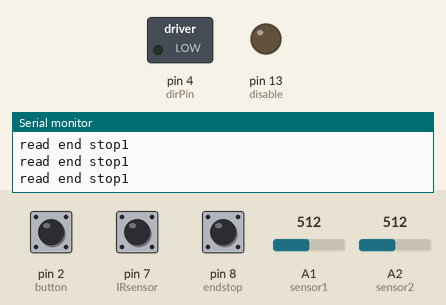
A sketch run on a simulated Arduino Uno, built with avr-gcc and run on an emulated ATmega328P. Shown: switched loads named in the sketch (green lamp = pin HIGH), output pins drawn as LEDs (lit = HIGH), the last lines printed to the serial monitor. Dashed ring = blinking. The test bench sets the inputs (shaded band); at power-on: pin 8 (endstop) HIGH, A1 (sensor1) = 512, pin 7 (IRsensor) LOW, pin 2 (button) HIGH, A2 (sensor2) = 512.

Above: at 0.8 s.
0.9 s: pin 8 (endstop) pulled LOW for 0.15 s
At 3.1 s:
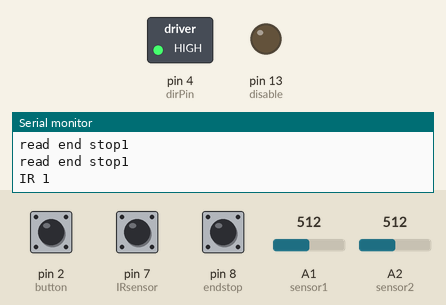
3.4 s: A1 (sensor1) set to 743
4.9 s: A1 (sensor1) set to 762
At 5.5 s:
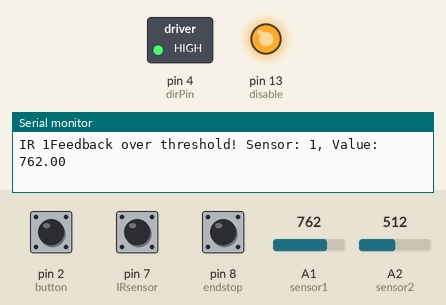
6.4 s: pin 7 (IRsensor) driven HIGH
At 7.6 s:
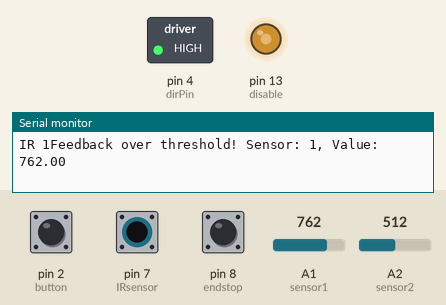
7.9 s: pin 7 (IRsensor) driven LOW
At 9.1 s:
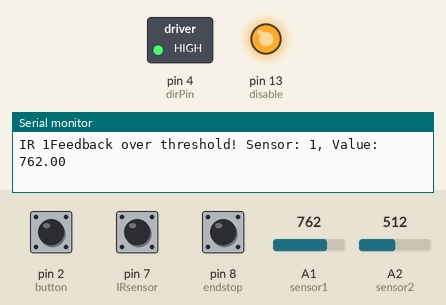
9.4 s: pin 7 (IRsensor) pulsed HIGH 2 times (0.12 s each, 0.3 s apart)
At 9.66 s:
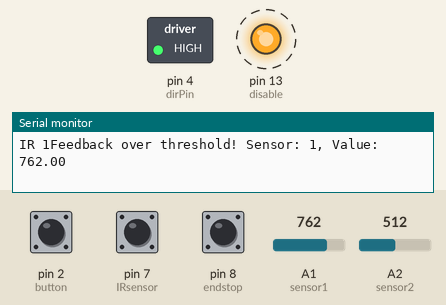
Timing chart, 0 to 12.4 s (numbered marks = the images above; inputs shaded):
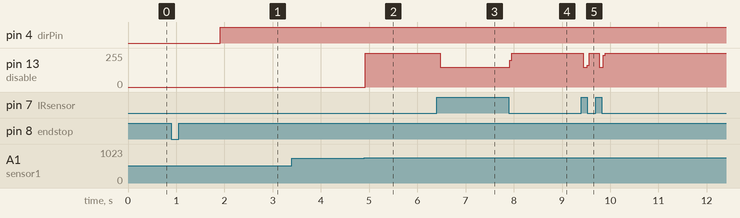

The sketch:

futurice-piston-hand.ino
```cpp
// #### PINS ####
// Pins for motor control
int motorPin = 12;
int disable = 13;     // activate so that the motor does not run when it is at idle state
int dirPin = 4;       // dir = 0 for openning the hand, dir = 1 for closing the hand

// Pin number for the activation button
int button = 2;

// Pin numbers for the sensors and endstops
int sensor1 = A1;     // pressure sensor
int sensor2 = A2;     //pressure sensor

int endstop = 8;
int IRsensor = 7;


bool grasped = false; // indicator if the hand is running

// #### PARAMETERS ####
// Min and max and position of motor (unused for now)
int min = 0;
int max = 100;
int pos = 0;

// Step size and delay. Increase step and/or lower delay for faster movement.
int step = 10;
int wait = 2;
bool calibrated = false;

// Pressure sensor threshold (in newtons)
double pressureThreshold = 750;

bool dir = false;
bool closed = false;      // for tracking if claw is now closed or open.
bool idleState = false;   // The piston is at an offset position from the bottom.

void setup() {
  // Init serial for debugging
  Serial.begin(9600);

  // Set pinmodes for led, button and sensors
  pinMode(button,INPUT_PULLUP);
  pinMode(dirPin, OUTPUT);
  pinMode(LED_BUILTIN,OUTPUT);
  pinMode(sensor1,INPUT);
  pinMode(sensor2,INPUT);
  pinMode(endstop, INPUT_PULLUP);
  pinMode(IRsensor, INPUT);
  pinMode(disable, OUTPUT);
  calibrate();
  calibrated = true;
  digitalWrite(disable, true);
}

// Function for reading the pressure sensors' values.
// Return true if all readings below threshold, false if over
bool readPressureSensors(){
  double value = 0;
  for(int i = 1; i <= 2; i++){
    switch(i){
      case 1:
        value = analogRead(sensor1);
 //       Serial.print("Sensor value: "+ String(value)+" Pos: "+String(pos)+"\n");
        break;
      case 2:
        value = analogRead(sensor2);
        break;
    }
    // TODO: Do the required math/magic to change read value to something sensible
//    Serial.print("Sensor "+String(i)+" value: "+String(value)+"\n");
    if(value > pressureThreshold){
      Serial.print("Feedback over threshold! Sensor: "+String(i)+", Value: "+String(value)+"\n");
      return false;
    }
  }
  return true;
}

// Read the endstop status. Return false if piston should stop
bool readEndStops(){
  if(!digitalRead(endstop) && !dir){
    return false;
  }
  return true;
}

// Start grasping if an object is detected by the IR sensor. Return false if the piston should stop
bool readIRSensor(){
  if (!digitalRead(IRsensor)){
    return true;
  }
  return false;
}

// Implement feedback here, return false if fingers should stop
bool feedback(){
  if(!readPressureSensors()){
    grasped = 1;
    return false;
  }
  else if(!readEndStops()){   // TODO: add calls to other reading functions to statement as more sensors are added
    return false;
  }
  return true;
}

// set stepper to (global variable pos)
void move(){

  if(dir && calibrated && pos < 3000){
    // The piston run to offset position
    idleState = false;
    pos += step;
    digitalWrite(dirPin, HIGH);
  }
  else if(dir && calibrated && pos >= 3000 && pos < 3005){
    // The piston stop at the offset position
    idleState = true;
    pos += step;
  }
  else if(dir && calibrated && pos > 3005){
    // The piston runs to grasp the object
    idleState = false;
    pos += step;
    digitalWrite(dirPin, HIGH);
  }
  else if (!dir && !calibrated){
    // The piston runs calibration
    idleState = false;
    grasped = false;
    pos -= step;
    digitalWrite(dirPin, LOW);
  }
  else if(!dir && calibrated){
    // The piston runs to the offset position
    if (pos >=3000){
      idleState = false;
      grasped = false;
      pos -= step;
      digitalWrite(dirPin, LOW);
    }
    else{
      digitalWrite(disable,true);
      idleState = true;
      grasped = false;
    }
  }

  for(int i = 0; i <= step ; i++){
    digitalWrite(motorPin, HIGH);

    delay(wait);

    digitalWrite(motorPin, LOW);
  }
}

void calibrate(){
  dir = false;
  while(readEndStops()){
    Serial.print("read end stop");
    Serial.println(readEndStops());
        move();
  }
  delay(1000);
  pos = 0;
}

// Control loop
void loop() {


    // Detecting object
    if(readIRSensor()){
      Serial.print("IR ");
      Serial.print(readIRSensor());

      dir = 1;

      // If an object presnts, the piston closes until at maximum position or until feedback says to stop
      while(feedback() && readIRSensor() && !grasped){
        idleState = false;
        digitalWrite(disable,false);
        move();
      }

      // When the object is already grasped, press the button to release the fingers.
      if (digitalRead(button) == LOW && grasped){
        digitalWrite(disable,false);
        dir = 0;
        while(!idleState){
          move();
        }
      }
      digitalWrite(disable,true);
    }
    else {
      // Change the direction to move to offset position
      if (!dir){
        dir = 1;
      }
      else if (dir){
        dir = 0;
      }
      digitalWrite(disable,false);

      // Move the piston to the offset position when there is no object or when the button is pressed to release the fingers
      while(!readIRSensor() && !idleState){
        move();
      }
      digitalWrite(disable,true);
    }
}
```

Measured:
- the behaviour switches between 750 and 751 on A1 (sensor1) (found by bisection; images 1 and 2)
- after the input at 0.9 s, pin 4 (dirPin): LOW → HIGH after 1.0 s
- after the input at 3.4 s, every drawn part: stays the same
- after the input at 4.9 s, pin 13 (disable): 0/255 → 255/255 at once
- after the input at 6.4 s, pin 13 (disable): 255/255 → 149/255 after 0.08 s
- after the input at 7.9 s, pin 13 (disable): 149/255 → 255/255 at once
- after the input at 9.4 s, pin 13 (disable): alternates 255/255 for 0.25 s and 149/255 for 0.08 s, 4 changes in all, then stays 255/255, starting at once
